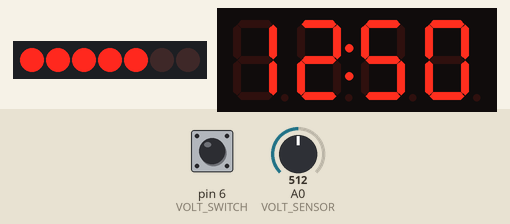
Bench run of a sketch on a simulated Arduino Uno, built with avr-gcc and run on an emulated ATmega328P. On the bench: 7×1 LED matrix, 4-digit seven-segment display. The inputs (shaded band) are chosen by the test bench; at power-on: A0 (VOLT_SENSOR) = 512, pin 6 (VOLT_SWITCH) HIGH.

Above: at 1.3 s.
1.4 s: A0 (VOLT_SENSOR) set to 66
At 2.7 s:
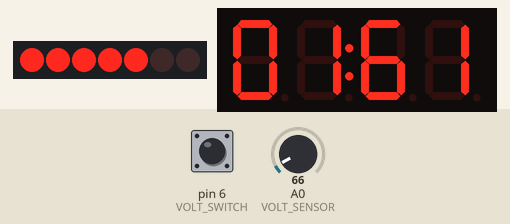
3.0 s: A0 (VOLT_SENSOR) set to 54
At 4.1 s:
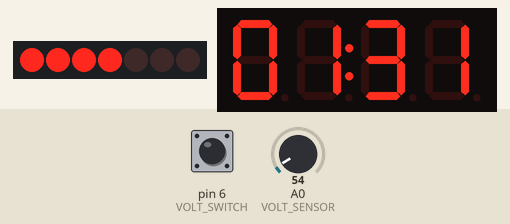
4.6 s: pin 6 (VOLT_SWITCH) pulled LOW for 3.2 s
At 10.0 s:
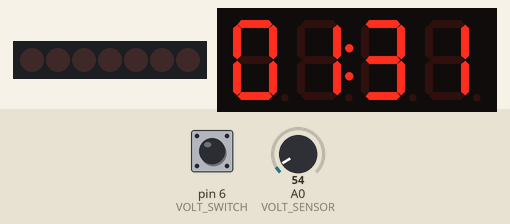
10.3 s: A0 (VOLT_SENSOR) set to 93
At 11.4 s:
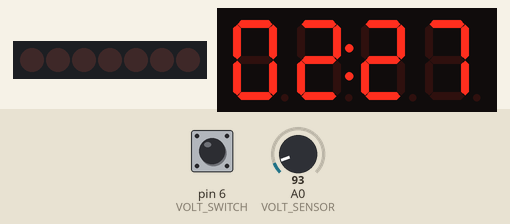
11.8 s: A0 (VOLT_SENSOR) set to 103
At 12.5 s:
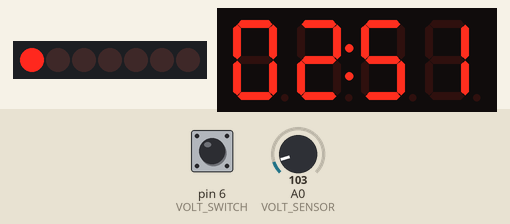
13.4 s: A0 (VOLT_SENSOR) set to 188
At 14.7 s:
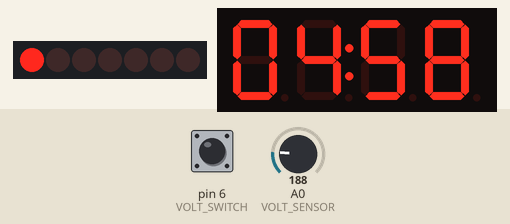
15.0 s: A0 (VOLT_SENSOR) set to 211
Timing chart, 0 to 17.5 s (numbered marks = the images above; inputs shaded):
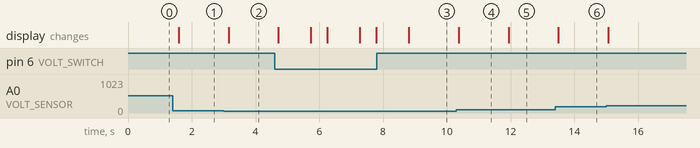

Measured:
- the behaviour switches between 62 and 61 on A0 (VOLT_SENSOR) (found by bisection; images 1 and 2)
- the behaviour switches between 98 and 99 on A0 (VOLT_SENSOR) (found by bisection; images 4 and 5)
- after the input at 1.4 s, the display: changes after 0.19 s (image 1)
- after the input at 3.0 s, the display: changes after 0.15 s (image 2)
- after the input at 4.6 s, the display: first changes after 0.11 s (image 3 shows a later state)
- after the input at 10.3 s, the display: changes after 0.07 s (image 4)
- after the input at 11.8 s, the display: changes after 0.14 s (image 5)
- after the input at 13.4 s, the display: changes after 0.10 s (image 6)

The sketch:

Voltmeter.ino
```cpp
#include <TM1651.h>
#include <TM1637Display.h>

//voltageDisplay - VT
//batteryDisplay - BT

#define VT_CLK 2
#define VT_DIO 3
#define BT_CLK 4
#define BT_DIO 5
#define VOLT_SENSOR A0
#define VOLT_SWITCH 6

float in_voltage = 0.0;
int buttonState = 0;

TM1637Display voltDisplay = TM1637Display(VT_CLK, VT_DIO);
TM1651 batteryDisplay(BT_CLK, BT_DIO);

void setup() {

  voltDisplay.setBrightness(7);
  batteryDisplay.init();
  batteryDisplay.displayLevel(BRIGHTEST);
  pinMode(VOLT_SWITCH, INPUT);
  digitalWrite(VOLT_SWITCH, HIGH);
}

void loop() {
  if (digitalRead(VOLT_SWITCH) == LOW) {
    voltageStateShow(buttonState);
    changeButtonState();
  }

  voltageCalculate();
  voltageShow(in_voltage);
  delay(500);
}

void voltageCalculate(){
  float adc_voltage = 0.0;
  float R1 = 30000.0;
  float R2 = 7500.0;
  float ref_voltage = 5.0;
  int adc_value = 0;

  adc_value = analogRead(VOLT_SENSOR);
  adc_voltage  = (adc_value * ref_voltage) / 1024.0;
  in_voltage = adc_voltage / (R2/(R1+R2)) ;
}

void changeButtonState(){
  if (buttonState != 3){
    buttonState++;
  }else{
    buttonState = 0;
  }
}

void voltageShow(float voltage){
    if (voltage < 0.100){
    voltDisplay.showNumberDecEx(0, 0b01000000, true, 4, 0);
    batteryDisplay.clearDisplay();
  }else{
    if (voltage < 10){
      voltDisplay.showNumberDecEx(voltage*100, 0b01000000, true, 4, 0);
      batteryCapacityShow(voltage, buttonState);
    }else{
      voltDisplay.showNumberDecEx(voltage*100, 0b01000000, false, 4, 0);
      batteryCapacityShow(voltage, buttonState);
    }
  }
}

void voltageStateShow(int state){
  if (state == 0){ //1.5V
    voltDisplay.showNumberDecEx(15, 0b00100000, false, 2, 2);
    delay(1000);
  }else if (state == 1){ //3V
    voltDisplay.showNumberDec(3, false, 1, 3);
    delay(1000);
  }else if (state == 2){ //9V
    voltDisplay.showNumberDec(9, false, 1, 3);
    delay(1000);
  }else if (state == 3){ //12V
    voltDisplay.showNumberDec(12, false, 2, 2);
    delay(1000);
  }
}

void batteryCapacityShow(float voltage, int state){
  if (state == 0){ //1.5V
    show1_5Voltage(voltage);
  }else if (state == 1){ //3V
    show3Voltage(voltage);
  }else if (state == 2){ //9V
    show9Voltage(voltage);
  }else if (state == 3){ //12V
    show12Voltage(voltage);
  }
}

void show1_5Voltage(float voltage){
  if (voltage < 0.3){
    batteryDisplay.displayLevel(0);
    batteryDisplay.frame(FRAME_OFF);
  }else if (voltage < 0.6){
    batteryDisplay.displayLevel(1);
    batteryDisplay.frame(FRAME_OFF);
  }else if (voltage < 0.9){
    batteryDisplay.displayLevel(2);
    batteryDisplay.frame(FRAME_OFF);
  }else if (voltage < 1.2){
    batteryDisplay.displayLevel(3);
    batteryDisplay.frame(FRAME_OFF);
  }else if (voltage < 1.5){
    batteryDisplay.displayLevel(4);
    batteryDisplay.frame(FRAME_OFF);
  }else{
    batteryDisplay.displayLevel(5);
    batteryDisplay.frame(FRAME_ON);
  }
}
void show3Voltage(float voltage){
  if (voltage < 0.6){
    batteryDisplay.displayLevel(0);
    batteryDisplay.frame(FRAME_OFF);
  }else if (voltage < 1.2){
    batteryDisplay.displayLevel(1);
    batteryDisplay.frame(FRAME_OFF);
  }else if (voltage < 1.8){
    batteryDisplay.displayLevel(2);
    batteryDisplay.frame(FRAME_OFF);
  }else if (voltage < 2.4){
    batteryDisplay.displayLevel(3);
    batteryDisplay.frame(FRAME_OFF);
  }else if (voltage < 3){
    batteryDisplay.displayLevel(4);
    batteryDisplay.frame(FRAME_OFF);
  }else{
    batteryDisplay.displayLevel(5);
    batteryDisplay.frame(FRAME_ON);
  }
}
void show9Voltage(float voltage){
  if (voltage < 1.8){
    batteryDisplay.displayLevel(0);
    batteryDisplay.frame(FRAME_OFF);
  }else if (voltage < 3.6){
    batteryDisplay.displayLevel(1);
    batteryDisplay.frame(FRAME_OFF);
  }else if (voltage < 5.4){
    batteryDisplay.displayLevel(2);
    batteryDisplay.frame(FRAME_OFF);
  }else if (voltage < 7.2){
    batteryDisplay.displayLevel(3);
    batteryDisplay.frame(FRAME_OFF);
  }else if (voltage < 9){
    batteryDisplay.displayLevel(4);
    batteryDisplay.frame(FRAME_OFF);
  }else{
    batteryDisplay.displayLevel(5);
    batteryDisplay.frame(FRAME_ON);
  }
}
void show12Voltage(float voltage){
  if (voltage < 2.4){
    batteryDisplay.displayLevel(0);
    batteryDisplay.frame(FRAME_OFF);
  }else if (voltage < 4.8){
    batteryDisplay.displayLevel(1);
    batteryDisplay.frame(FRAME_OFF);
  }else if (voltage < 7.2){
    batteryDisplay.displayLevel(2);
    batteryDisplay.frame(FRAME_OFF);
  }else if (voltage < 9.6){
    batteryDisplay.displayLevel(3);
    batteryDisplay.frame(FRAME_OFF);
  }else if (voltage < 12){
    batteryDisplay.displayLevel(4);
    batteryDisplay.frame(FRAME_OFF);
  }else{
    batteryDisplay.displayLevel(5);
    batteryDisplay.frame(FRAME_ON);
  }
}
```
